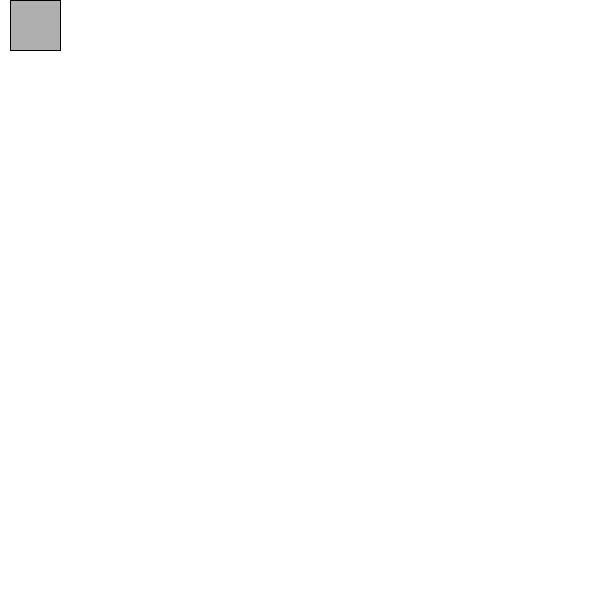
Frame 1 (no input)
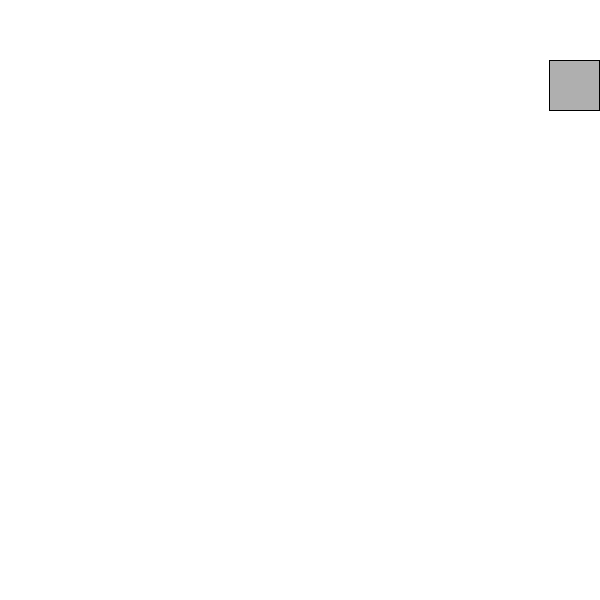
Frame 60 (the mouse pressed at the canvas centre just before this capture)
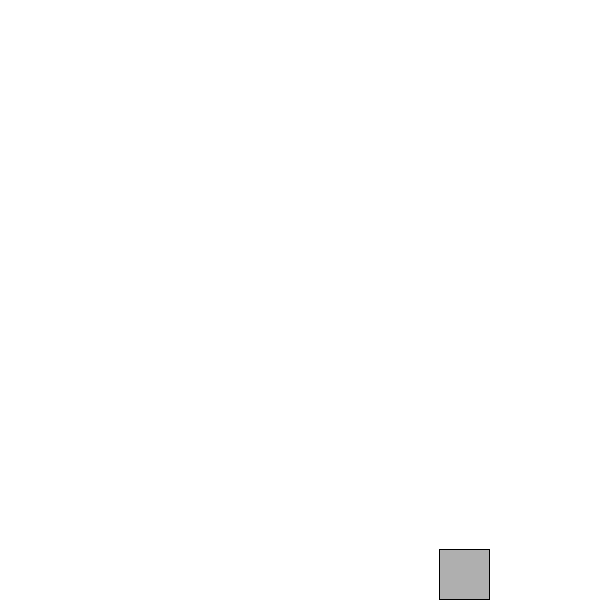
Frame 120 (the mouse held since frame 60 and released just before this capture)

The Processing sketch that drew these frames (run headless with seeded random() and noise(); from frame 60 on, the mouse is pressed at the canvas centre):

// Processing sketch: stateVariableDemo
// ── stateVariableDemo.pde
//state variable demo

int x, y, size, speed;
int state;

void setup() {
  size(600, 600);
  
  x = 0;
  y = 0;
  speed = 10;
  size = 50;
  state = 1;  //moving right
}


void draw() {
  background(255);
  moveSquare();
  displaySquare();
}

void moveSquare() {
  //state 1 -> right
  if (state == 1) {
    x += speed;
    if (x >= width - size) {
      x = width - (size+1);
      state = 2;
    }
  }
  
  //state 2 -> down
  if (state == 2) {
    y += speed;
    if (y > height - size) {
      y = height - (size+1);
      state = 3;
    }
  }
  
  //state 3 -> left
  if (state == 3) {
    x -= speed;
    if (x < 0) {
      x = 0;
      state = 4;
    }
  }
  
  //state 4 -> up
  if (state == 4) {
    y -= speed;
    if (y < 0) {
      y = 0;
      state = 1;
    }
  }
}

void displaySquare() {
  fill(175);
  rect(x, y, size, size);
}
